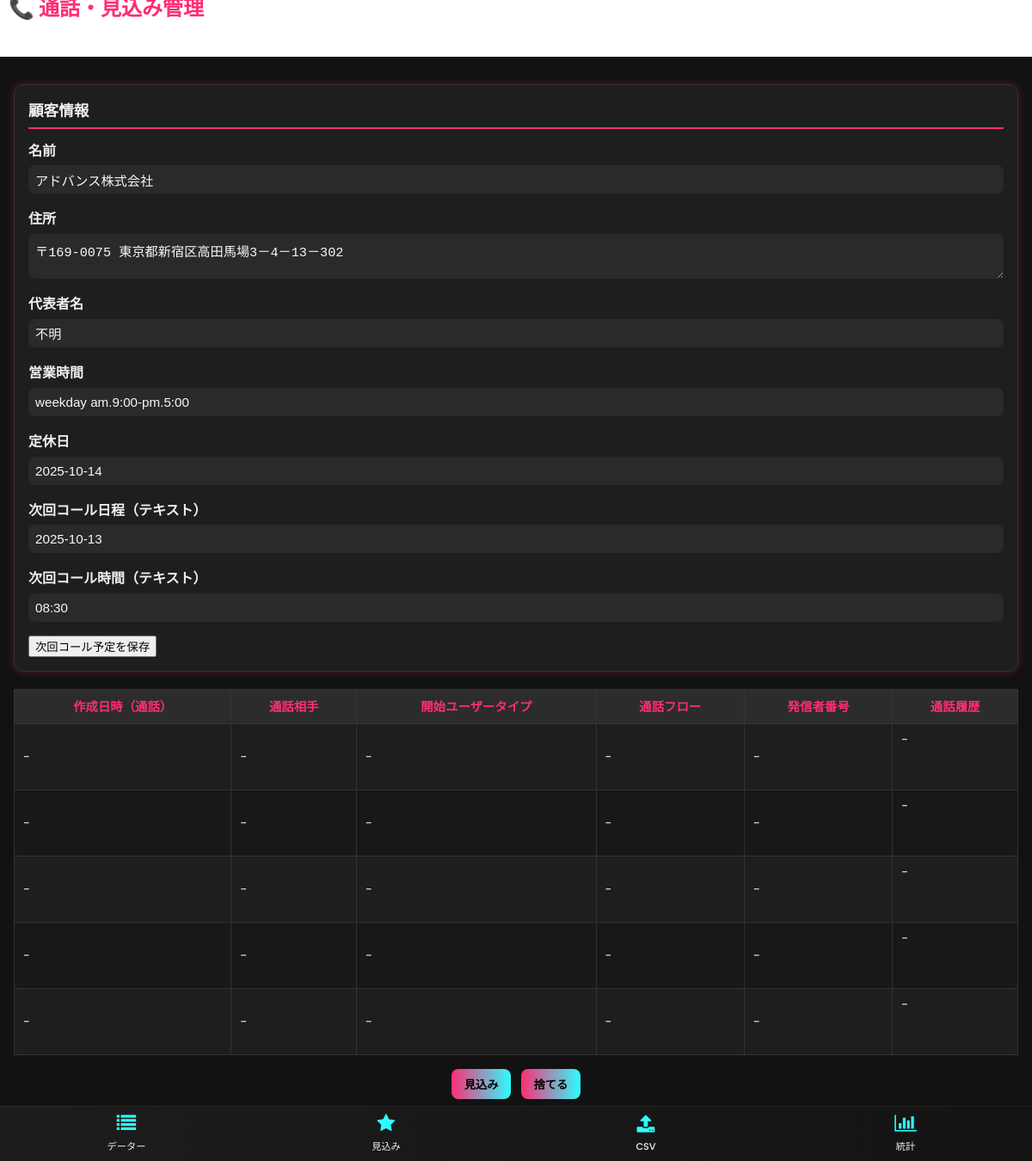
Page /records on the committed database.
### tables this page shows
CREATE TABLE datasets (
                id INTEGER PRIMARY KEY AUTOINCREMENT,
                shop_name TEXT NOT NULL,
                address TEXT NOT NULL,
                csv_name TEXT DEFAULT NULL,
                status TEXT NOT NULL DEFAULT 'active',
                created_at TIMESTAMP DEFAULT CURRENT_TIMESTAMP
            , phone TEXT, next_call_date TEXT, next_call_time TEXT, top_name TEXT, time TEXT, day TEXT);

CREATE TABLE calls (
                id INTEGER PRIMARY KEY AUTOINCREMENT,
                dataset_id INTEGER,
                start_user_type TEXT NOT NULL,
                callee TEXT NOT NULL,
                call_flow TEXT DEFAULT NULL,
                caller_number TEXT NOT NULL,
                content TEXT DEFAULT NULL,
                created_at TIMESTAMP DEFAULT CURRENT_TIMESTAMP, date TEXT,
                FOREIGN KEY(dataset_id) REFERENCES datasets(id) ON DELETE CASCADE
            );

### src/routes.py (the view)
@bp.route("/records")
def list_records():
    after = request.args.get("after", type=int)
    with get_cursor() as cur:
        if after:
            cur.execute(
                "SELECT * FROM datasets WHERE status='active' AND id>? ORDER BY id ASC LIMIT 1",
                (after,),
            )
        else:
            cur.execute(
                "SELECT * FROM datasets WHERE status='active' ORDER BY id ASC LIMIT 1"
            )
        ds = cur.fetchone()
        if not ds:
            flash("処理対象のデータがありません", "success")
            return render_template("list.html", dataset=None, calls=[])
        dataset = dict(ds)
        cur.execute(
            "SELECT * FROM calls WHERE dataset_id=? ORDER BY id ASC",
            (dataset["id"],),
        )
        calls = [dict(r) for r in cur.fetchall()]
    return render_template("list.html", dataset=dataset, calls=calls)

### src/db.py (called while the page is built)
def ensure_dir(path: str):
    d = os.path.dirname(path)
    if d and not os.path.exists(d):
        os.makedirs(d, exist_ok=True)

def get_connection():
    ensure_dir(DB_PATH)
    conn = sqlite3.connect(DB_PATH)
    conn.row_factory = sqlite3.Row
    return conn

@contextmanager
def get_cursor():
    conn = get_connection()
    cur = conn.cursor()
    try:
        yield cur
        conn.commit()
    finally:
        cur.close()
        conn.close()

### templates/list.html
{% extends 'base.html' %}
{% block content %}
  {% if not dataset %}
    <h4>データ一覧</h4>
    <p>処理対象のデータがありません。</p>
  {% else %}
    <div class="left-panel">
    <h2 style="border-bottom: 1px solid  linear-gradient(to right, #ff2d75, #ff6a95);">顧客情報</h2>
    <div class="form-group">
      <label>名前</label>
      <input type="text" value="{{ dataset.shop_name }}">
    </div>
    <div class="form-group">
      <label>住所</label>
      <textarea rows="2">{{ dataset.address }}</textarea>
    </div>
    <div class="form-group">
      <label>代表者名</label>
      <input type="text" value="{{ dataset.top_name or '' }}">
    </div>
    <div class="form-group">
      <label>営業時間</label>
      <input type="text" value="{{ dataset.time or '' }}">
    </div>
    <div class="form-group">
      <label>定休日</label>
      <input type="text" value="{{ dataset.day or '' }}">
    </div>
    <form method="post" action="{{ url_for('main.update_next_call', dataset_id=dataset.id) }}">
      <div class="form-group">
        <label>次回コール日程（テキスト）</label>
        <input type="text" name="next_call_date" value="{{ dataset.next_call_date or '' }}" placeholder="例: 2025-10-10 / 来週金曜" />
      </div>
      <div class="form-group">
        <label>次回コール時間（テキスト）</label>
        <input type="text" name="next_call_time" value="{{ dataset.next_call_time or '' }}" placeholder="例: 14:00 / 午後2時" />
      </div>
      <button type="submit">次回コール予定を保存</button>
    </form>
  </div>
    {% if calls %}
    <div style="overflow:auto">
      <table>
        <thead>
          <tr>
            <th>作成日時（通話）</th>
            <th>通話相手</th>
            <th>開始ユーザータイプ</th>
            <th>通話フロー</th>
            <th>発信者番号</th>
            <th>通話履歴</th>
          </tr>
        </thead>
        <tbody>
          {% for r in calls %}
          <tr>
             <td>{{ r.date or r.created_at }}</td>
             <td>{{ r.callee }}</td>
            <td>{{ r.start_user_type }}</td>
            <td>{{ r.call_flow or '-' }}</td>
            <td>{{ r.caller_number }}</td>
            <td><div style="white-space: pre-wrap; height:60px; width:100%; max-width:500px; overflow:auto">{{ r.content or '-' }}</div></td>
          </tr>
          {% endfor %}
        </tbody>
      </table>
    </div>
    {% else %}
      <p>このデータセットには行がありません。</p>
    {% endif %}
    <div class="actions" style="margin-top: 1rem">
      <form class="inline" method="post" action="{{ url_for('main.mark_prospect', dataset_id=dataset.id) }}">
        <button type="submit">見込み</button>
      </form>
      <form class="inline" method="post" action="{{ url_for('main.discard_dataset', dataset_id=dataset.id) }}" onsubmit="return confirm('このデータセットを削除しますか？');">
        <button type="submit">捨てる</button>
      </form>
    </div>
  {% endif %}
{% endblock %}

### templates/base.html (shortened to what this page needs)
<!DOCTYPE html>
<html lang="ja">
<head>
</head>
<body>
  <header>
    <h3>📞 通話・見込み管理</h3>
  </header>
  <div class="main">
  {% block content %}{% endblock %}
<footer class="icon-footer" role="contentinfo" aria-label="ショートカット">
  <a href="{{ url_for('main.list_records') }}" title="データー一覧">
    <i class="fa fa-list" aria-hidden="true"></i>
    <span>データー</span>
  </a>
  <a href="{{ url_for('main.list_prospects') }}" title="見込み一覧">
    <i class="fa fa-star" aria-hidden="true"></i>
    <span>見込み</span>
  </a>
  <a href="{{ url_for('main.upload_csv') }}" title="CSV取り込み">
    <i class="fa fa-upload" aria-hidden="true"></i>
    <span>CSV</span>
  </a>
  <a href="{{ url_for('main.stats_page') }}" title="統計">
    <i class="fa fa-bar-chart" aria-hidden="true"></i>
    <span>統計</span>
  </a>
</footer>
<link rel="stylesheet" href="https://cdnjs.cloudflare.com/ajax/libs/font-awesome/4.7.0/css/font-awesome.min.css">
  </div>
</body>
</html>

### templates/base.html (style rules this page uses)
:root { --color-bg: #121212; --color-panel: #1e1e1e; --color-accent1: #ff2d75; --color-accent2: #2dfdff; --color-text: #f0f0f0; }
body { margin: 0; font-family: 'Poppins', sans-serif; background-color: var(--color-bg); color: var(--color-text); font-size: 16px; }
*, *::before, *::after { box-sizing: border-box; }
a { color: var(--color-accent2); text-decoration: none; font-weight: 500; }
header { padding: 10px; display: flex; flex-direction: column; gap: 0.5rem; margin-bottom: 1rem; padding-bottom: 0; border-bottom: none; background-color: white; width: 100%; height: 60px; }
h3 { margin: 0; font-size: 1.5rem; color: var(--color-accent1); display: inline-block; padding-bottom: 0.25rem; }
table { width: 100%; border-collapse: collapse; background: var(--color-panel); border: 1px solid #333; }
th, td { padding: 8px 10px; border: 1px solid #333; font-size: 0.9rem; white-space: nowrap; }
th { background: #2c2c2c; color: var(--color-accent1); }
tr:nth-child(even) { background-color: #181818; }
form.inline { display: inline; }
@media (min-width: 768px) { header { flex-direction: row; align-items: center; justify-content: space-between; } }
.icon-footer { position: fixed; left: 0; right: 0; bottom: 0; display: flex; justify-content: space-around; align-items: center; background: linear-gradient(90deg, rgba(30,30,30,0.96), rgba(20,20,20,0.96)); border-top: 1px solid rgba(255,255,255,0.05); padding: 0.5rem 0; z-index: 9999; gap: 0.5rem; }
.icon-footer a { color: var(--color-accent2); text-align: center; font-size: 0.85rem; display: flex; flex-direction: column; align-items: center; gap: 0.25rem; width: 72px; text-decoration: none; }
.icon-footer i.fa { font-size: 1.4rem; line-height: 1; display: block; color: var(--color-accent2); }
.icon-footer a span { font-size: 0.7rem; color: var(--color-text); margin-top: 0.15rem; }
main, .table-container, .actions, header, .nav { padding-bottom: 3.5rem; }
.left-panel h2 { font-size: 1.1rem; color: var(--color-text); border-bottom: 2px solid var(--color-accent1); padding-bottom: 0.35rem; margin-top: 0; margin-bottom: 0.75rem; }
.left-panel, .right-panel { background: #1e1e1e; border: 1px solid #333; padding: 1rem; border-radius: 12px; box-shadow: 0 0 10px rgba(255, 45, 117, 0.3); }
.left-panel { flex: 1 1 35%; min-width: 300px; margin-bottom: 20px; }
.left-panel { flex: 1 1 35%; min-width: 300px; padding: 1rem; }
.form-group { margin-bottom: 1rem; }
.actions { display: flex; justify-content: center; gap: 0.75rem; align-items: center; }
.actions .inline button { background: linear-gradient(to right, var(--color-accent1), var(--color-accent2)); color: #000; border: none; padding: 0.5rem 0.9rem; border-radius: 8px; cursor: pointer; font-weight: 600; }
.actions { width: 100%; box-sizing: border-box; }
.actions .inline { display: inline-block; margin: 0; }
label { font-weight: 600; margin-bottom: 0.3rem; display: block; }
input, select, textarea { width: 100%; max-width: 100%; padding: 0.5rem; font-size: 0.95rem; border: none; border-radius: 8px; background-color: #2a2a2a; color: #f8f8f8; box-sizing: border-box; display: block; }
textarea { resize: vertical; }
.main { padding: 1rem; }

### rows in the picture
datasets: shop_name "アドバンス株式会社", address "〒169-0075 東京都新宿区高田馬場3－4－13－302", top_name "不明", time "weekday am.9:00-pm.5:00", day "2025-10-14", next_call_date "2025-10-13", next_call_time "08:30"
calls: date "-", callee "-", start_user_type "-", call_flow "-", caller_number "-", content "-"
calls: date "-", callee "-", start_user_type "-", call_flow "-", caller_number "-", content "-"
calls: date "-", callee "-", start_user_type "-", call_flow "-", caller_number "-", content "-"
calls: date "-", callee "-", start_user_type "-", call_flow "-", caller_number "-", content "-"
calls: date "-", callee "-", start_user_type "-", call_flow "-", caller_number "-", content "-"
